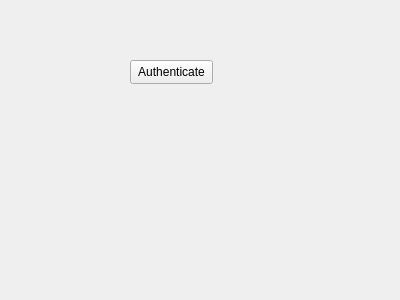
<?xml version="1.0" encoding="UTF-8"?>
<ui version="4.0">
 <class>WSending</class>
 <widget class="QWidget" name="WSending">
  <property name="geometry">
   <rect>
    <x>0</x>
    <y>0</y>
    <width>400</width>
    <height>300</height>
   </rect>
  </property>
  <property name="windowTitle">
   <string>Sending</string>
  </property>
  <widget class="QPushButton" name="btnAuthenticate">
   <property name="geometry">
    <rect>
     <x>130</x>
     <y>60</y>
     <width>83</width>
     <height>24</height>
    </rect>
   </property>
   <property name="text">
    <string>Authenticate</string>
   </property>
  </widget>
 </widget>
 <resources/>
 <connections/>
</ui>
